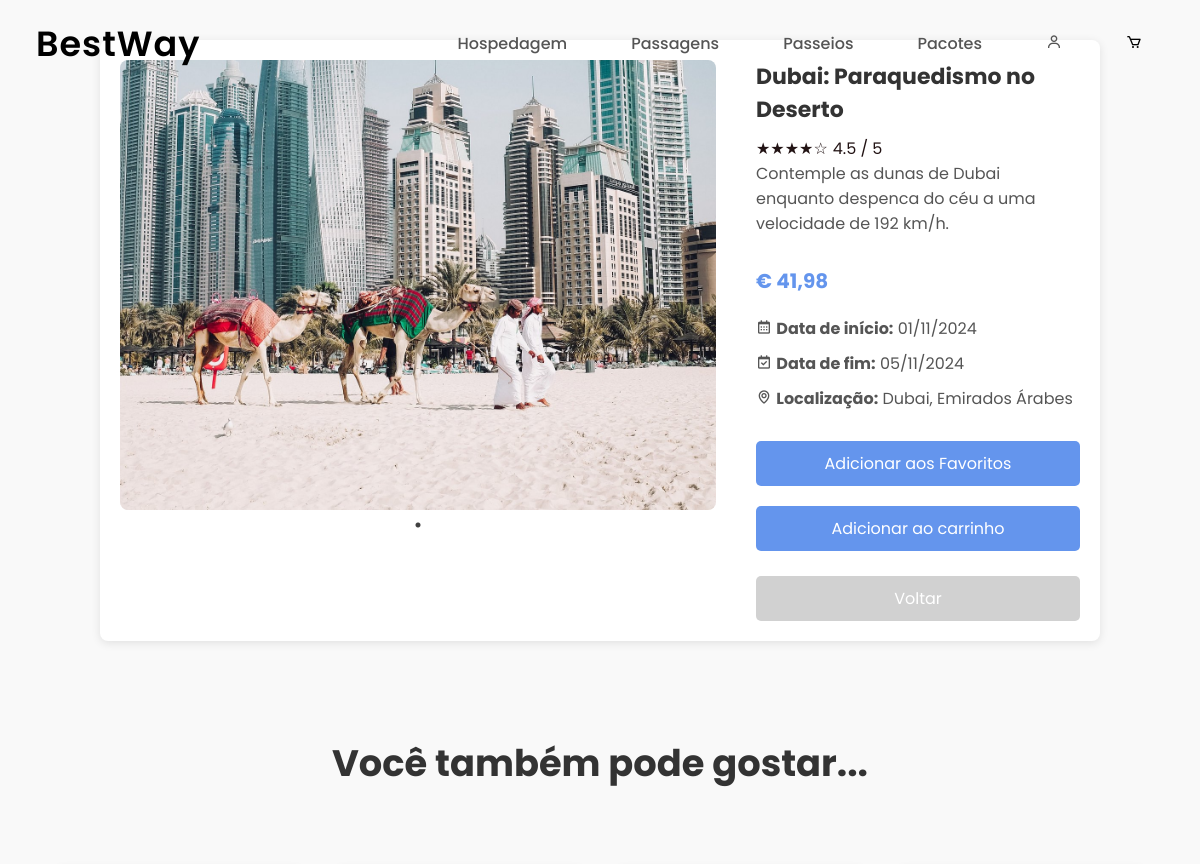
Before: /public/tours/detalhes_tours.php?id=32 (signed in, upper part) with the older database file.
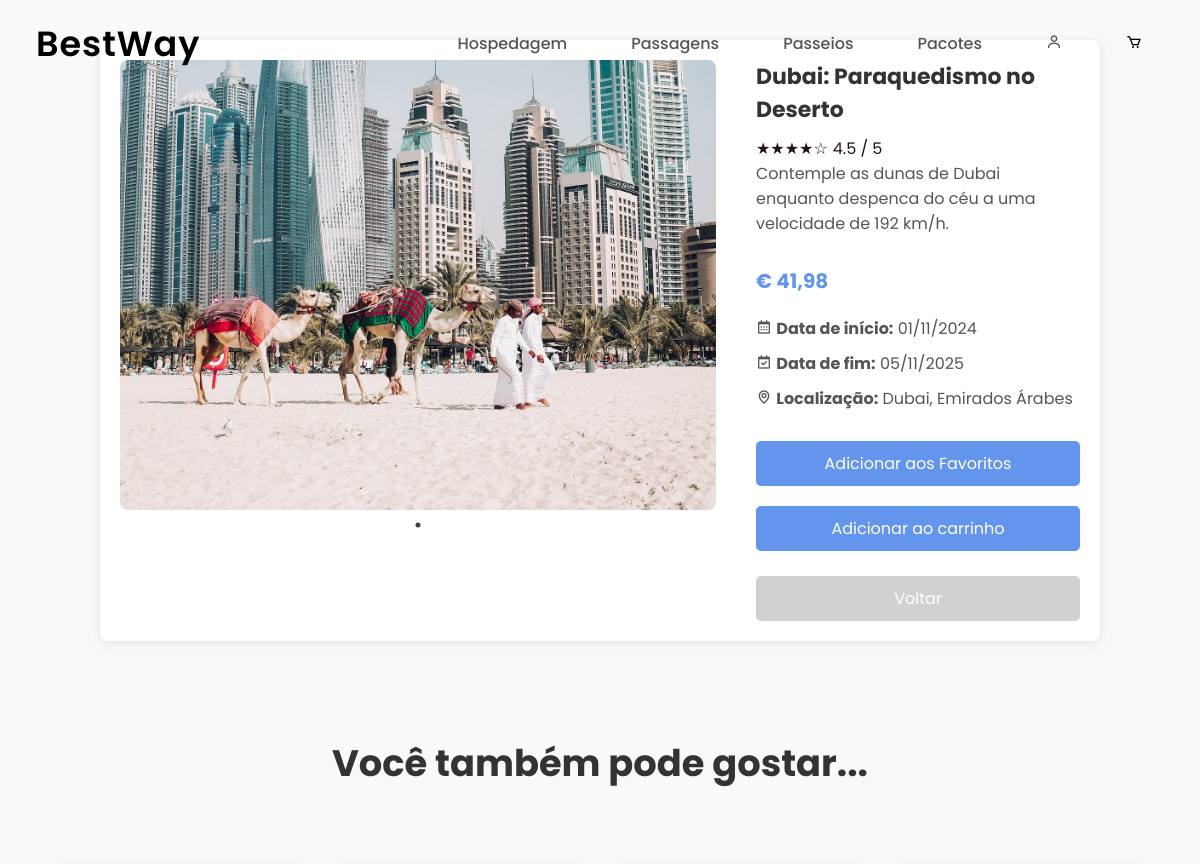
After: the same page with the newer database file.
### tables this page shows
CREATE TABLE `t_artigo` (
  `id` int(11) NOT NULL,
  `id_user` int(11) NOT NULL,
  `cat` int(11) NOT NULL,
  `subcat` int(11) NOT NULL,
  `titulo` varchar(50) NOT NULL,
  `descricao` varchar(255) NOT NULL,
  `preco` decimal(10,2) NOT NULL,
  `localizacao` varchar(150) DEFAULT NULL,
  `data_inicio` date NOT NULL,
  `data_fim` date NOT NULL,
  `estado` int(11) NOT NULL,
  `foto1` varchar(50) NOT NULL,
  `foto2` varchar(50) DEFAULT NULL,
  `foto3` varchar(50) DEFAULT NULL,
  `vendido` int(11) NOT NULL DEFAULT 0
);

### public/tours/detalhes_tours.php (the view, shortened to what this page needs)
<?php
include_once "../../config/liga_bd.php";
if (isset($_POST['id_artigo'])) {
    $id_artigo = $_POST['id_artigo'];
} elseif (isset($_GET['id'])) {
    $id_artigo = $_GET['id'];
} else {
    die("ID do artigo não fornecido.");
}
$sql = "SELECT * FROM t_artigo WHERE id=" . $id_artigo;
$resultado = mysqli_query($ligacao, $sql) or die(mysqli_error($ligacao));
$linha = mysqli_fetch_array($resultado);
?>
<!DOCTYPE html>
<html lang="pt-BR">
<head>
    <link rel="stylesheet" type="text/css" href="../../assets/css/style.css">
    <link rel="stylesheet" href="https://unpkg.com/boxicons@latest/css/boxicons.min.css">
    <link rel="stylesheet" type="text/css"
        href="https://cdnjs.cloudflare.com/ajax/libs/slick-carousel/1.8.1/slick.min.css" />
    <link rel="stylesheet" type="text/css"
        href="https://cdnjs.cloudflare.com/ajax/libs/slick-carousel/1.8.1/slick-theme.min.css" />
        <header>
        <a href="/SiteViagens/index.html"
            style="font-size: 35px; font-weight: 600; letter-spacing: 1px; color: black;">BestWay</a>
        <ul class="navbar">
            <li><a href="/SiteViagens/index.html#home">Hospedagem</a></li>
            <li><a href="#package">Passagens</a></li>
            <li><a href="/SiteViagens/public/tours/tours.php">Passeios</a></li>
            <li><a href="#contact">Pacotes</a></li>
            <li><a href="public/login.php"><i class='bx bx-user'></i></a></li>
            <li><a href="/SiteViagens/public/carrinho/carrinho.php" style="color: black;"><i class='bx bx-cart'></i></a>
            </li>
        </ul>
    </header>
</head>
<body>
    <main>
        <div class="carousel-container">
            <div class="artigo-carousel">
                <div><img src="imagens/<?php echo $linha['foto1']; ?>" class="artigo-img" alt="Imagem 1"></div>
            </div>
        </div>
        <div class="info-container">
            <h2><?php echo $linha['titulo']; ?></h2>
            <div class="rating">
                <span>&#9733;&#9733;&#9733;&#9733;&#9734;</span>
                <span>4.5 / 5</span>
            </div>
            <div class="info-item"><?php echo $linha['descricao']; ?></div>
            <div class="price-container"> € <?php echo number_format($linha['preco'], 2, ',', '.'); ?></div>
            <div class="info-item">
                <i class='bx bx-calendar'></i>
                <strong>Data de início:</strong> <?php echo date('d/m/Y', strtotime($linha['data_inicio'])); ?>
            </div>
            <div class="info-item">
                <i class='bx bx-calendar-check'></i>
                <strong>Data de fim:</strong> <?php echo date('d/m/Y', strtotime($linha['data_fim'])); ?>
            </div>
            <div class="info-item">
                <i class='bx bx-map'></i>
                <strong>Localização:</strong> <?php echo $linha['localizacao']; ?>
            </div>
            <div class="button-container">
                <form action="../backend/adicionar_favoritos.php" method="post">
                    <input type="submit" class="buy-button" value="Adicionar aos Favoritos">
                </form>
            </div>
            <div class="button-container">
                <form action="../carrinho/adicionar_ao_carrinho.php" id="f2" method="post">
                    <input type="submit" class="buy-button" value="Adicionar ao carrinho">
                </form>
            </div>
            <br>
            <button class="back-button" onclick="history.back()">Voltar</button>
        </div>
    </main>
    <section class="package" id="package">
        <div class="title">
            <h2>Você também pode gostar...</h2>
        </div>
    </section>
</body>
</html>

Changed rows visible on the page:
changed t_artigo "Dubai: Paraquedismo no Deserto": data_fim "05/11/2024" → "05/11/2025"
